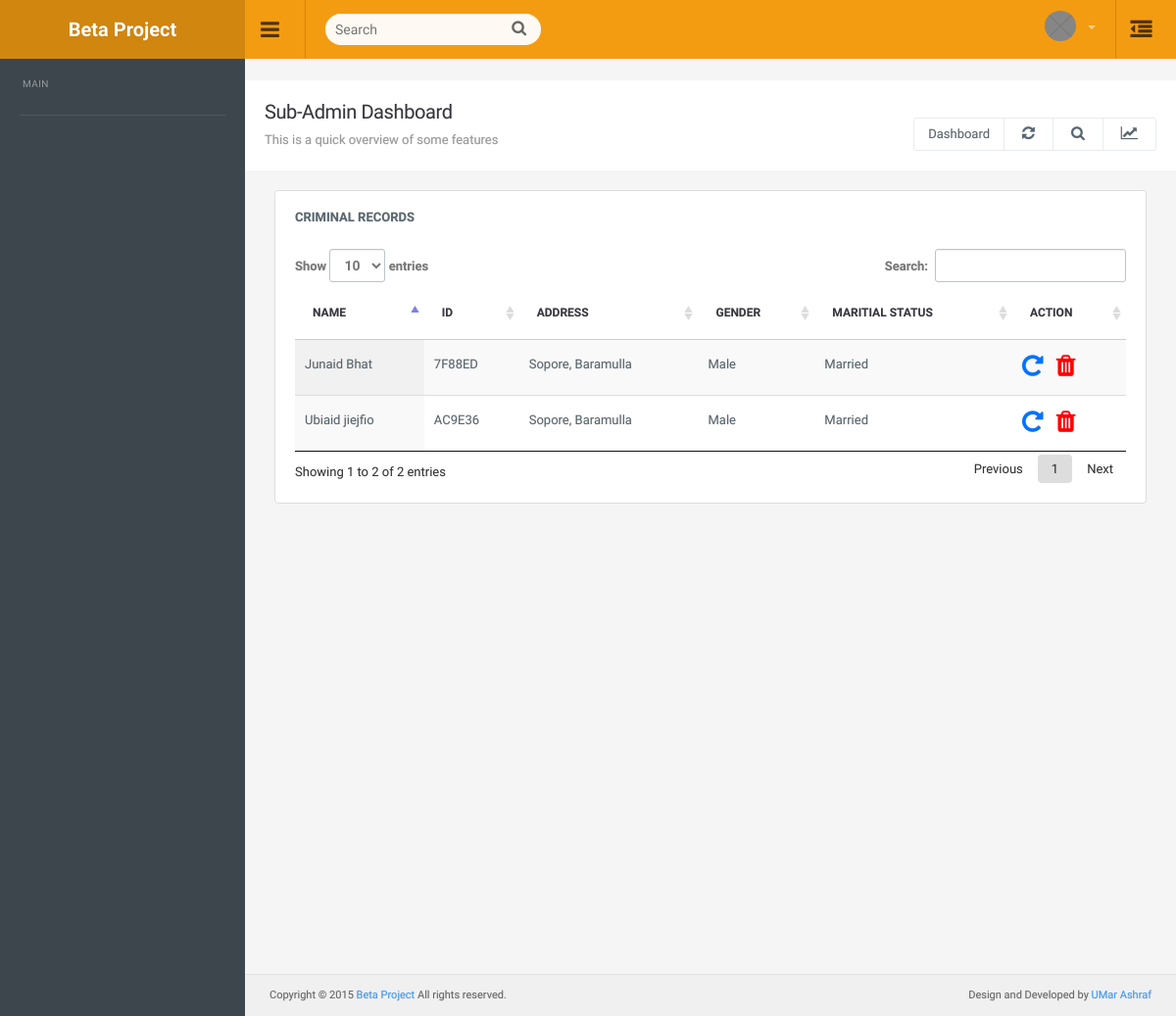
/view_trash/, run on an earlier commit of the app's database.
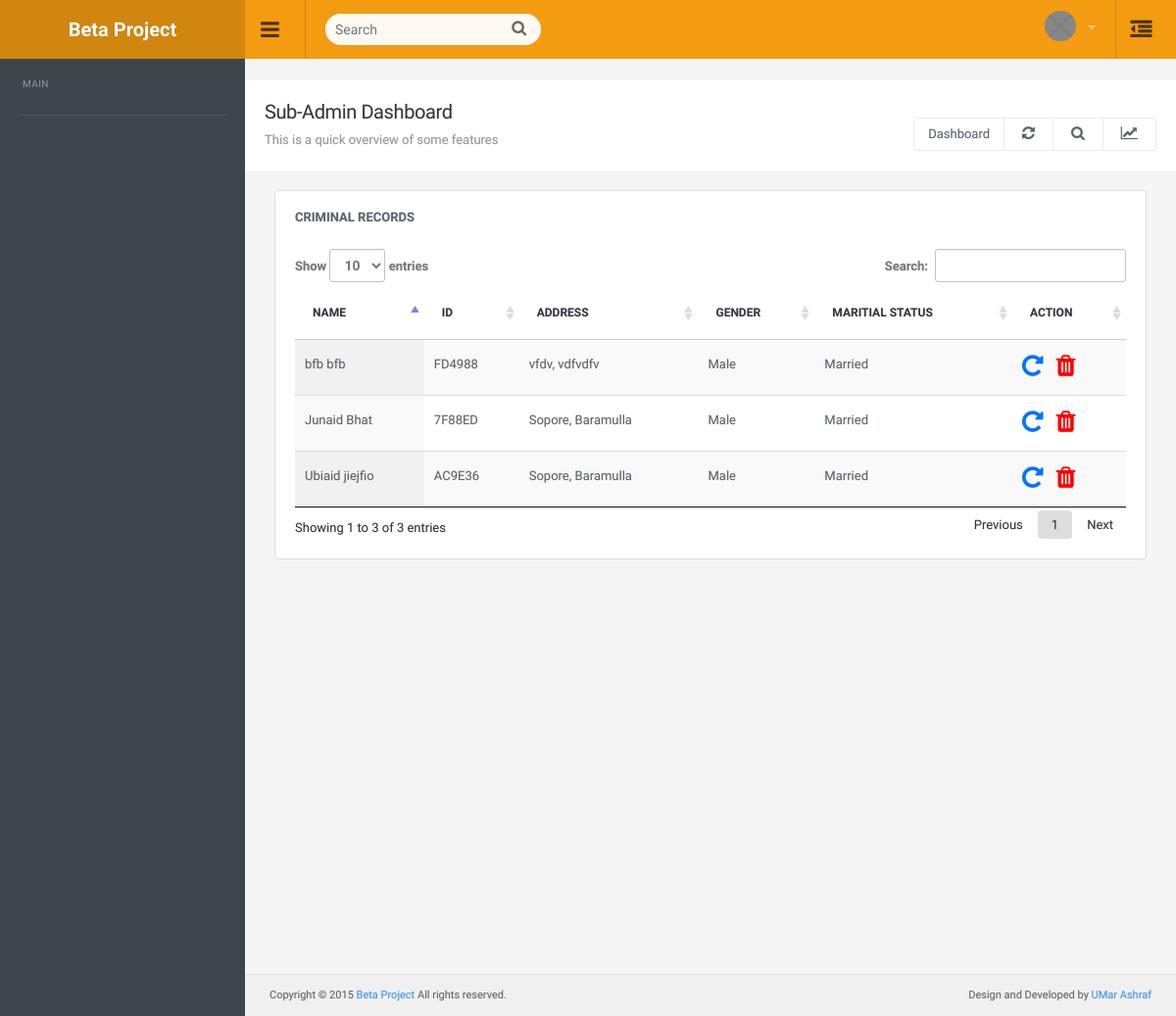
And on a later commit of the database.
### criminals/models.py (models this page shows, shortened)
class criminal(models.Model):
    category = models.ForeignKey(criminalcategory, on_delete=models.SET_NULL, null=True)
    fname= models.CharField(max_length=50)
    lname= models.CharField(max_length=50)
    code= models.CharField(max_length=100, default = uuid.uuid4().hex[:6].upper())
    dob=models.DateField(null=True, blank=True)
    gender=models.CharField(max_length=50)
    martial_status=models.CharField(max_length=50)
    pending=models.BooleanField(default=1)
    deleted=models.BooleanField(default=0)
    interviewed =models.BooleanField(default=0)
    imprisioned = models.BooleanField(default=1)
    created_on=models.DateField(auto_now_add=True)
    updated_on=models.DateField(auto_now=True)
    tags = TaggableManager()

class criminaladdress(models.Model):
    criminal = models.ForeignKey(criminal, on_delete=models.CASCADE)
    country = models.CharField(max_length=50)
    state=models.CharField(max_length=50)
    district=models.CharField(max_length=50)
    town=models.CharField(max_length=50)
    zipcode=models.CharField(max_length=50)

### criminals/views.py (the view)
# urls.py: path('view_trash/', views.veiwtrashcriminals, name='veiwtrashcriminals'),
def veiwtrashcriminals(request):
    criminals= criminal.objects.filter(deleted=True)
    return render(request,'trash.html',{'criminal':criminals})

### criminals/templates/trash.html (shortened to what this page needs)
{% extends 'base.html' %}
{% load static %}
{%block body%}
<div class="col-md-12">
    <div class="panel panel-default">
      <div class="panel-title">
        Criminal Records
      </div>
      <div class="panel-body table-responsive">
          <table id="example0" class="table display">
              <thead>
                  <tr>
                    <th>Name</th>
                    <th>ID</th>
                    <th>Address</th>
                    <th>Gender</th>
                    <th>Maritial Status</th>
                    <th>Action</th>
                  </tr>
              </thead>
              <tbody>
                {% for c in criminal %}
                {%for address in c.criminaladdress_set.all%}
                  <tr>
                    <td>{{c.fname}} {{c.lname}}</td>
                    <td>{{c.code}}</td>
                    <td>{{address.town}}, {{address.district}}</td>
                    <td>{{c.gender}}</td>
                    <td>{{c.martial_status}}</td>
                    <td>
                        <a href="{% url 'restore' c.id %}"><i class="fa fa-repeat" style="color: rgb(0, 115, 255); font-size: 25px;" aria-hidden="true"></i></a>
                      <i onclick="confirm()" class="fa fa-trash" style="color: red; font-size: 25px;" aria-hidden="true"></i>
                    </td>
                  </tr>
                  {% endfor %}
                  {% endfor %}
              </tbody>
          </table>
      </div>
    </div>
 </div>
{%endblock body%}

What changed in the data, as far as the page shows it:
added criminal: fname "bfb", lname "bfb", code "FD4988", gender "Male", martial_status "Married"
added criminaladdress: town "vfdv", district "vdfvdfv"
Also different on the page:
text written by a page script: "Show entries Search: Showing 1 to 2 of 2 entries Previous 1 Next" → "Show entries Search: Showing 1 to 3 of 3 entries Previous 1 Next"
